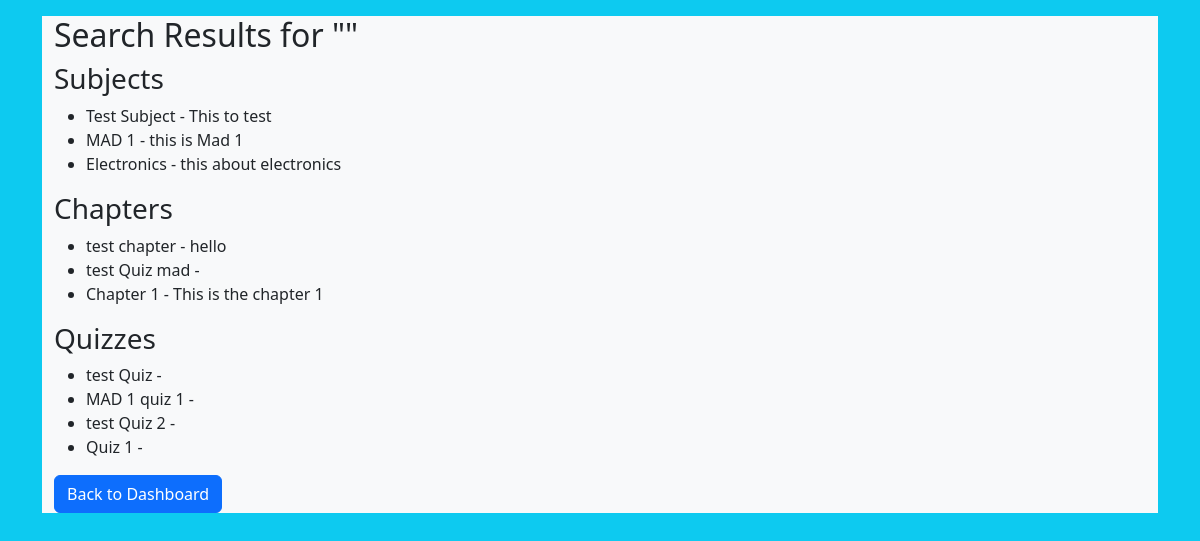
Page /user/search (signed in) on the committed database.
### models/models.py (models this page shows)
class Subject(db.Model):
    __tablename__ = "subjects"
    id = db.Column(db.Integer, primary_key=True, autoincrement=True)
    name = db.Column(db.String(50), nullable=False,unique=True)
    description = db.Column(db.Text)
    remarks = db.Column(db.Text)
    chapters = db.relationship('Chapter', back_populates='subject',cascade="all, delete-orphan")

class Chapter(db.Model):
    __tablename__ = "chapters"
    id = db.Column(db.Integer, primary_key=True, autoincrement=True)
    subject_id = db.Column(db.Integer, db.ForeignKey('subjects.id'), nullable=False)
    name = db.Column(db.String(50), nullable=False)
    description = db.Column(db.Text)
    remarks = db.Column(db.Text)
    subject = db.relationship('Subject', back_populates='chapters')
    quizzes = db.relationship('Quiz', back_populates='chapter',cascade="all, delete-orphan")

class Quiz(db.Model):
    __tablename__ = "quizzes"
    id = db.Column(db.Integer, primary_key=True, autoincrement=True)
    chapter_id = db.Column(db.Integer, db.ForeignKey('chapters.id'), nullable=False)
    name = db.Column(db.String(50), nullable=False)
    description = db.Column(db.Text)
    remarks = db.Column(db.Text)
    date_of_quiz = db.Column(db.Date)
    chapter = db.relationship('Chapter', back_populates='quizzes')
    questions = db.relationship('Question', back_populates='quiz',cascade="all, delete-orphan")
    scores = db.relationship('Score', back_populates='quiz',cascade="all, delete-orphan")

### controllers/controllers.py (the view)
@controllers.route('/user/search')
def user_search():
    if not check_role('user'):
        flash('Your are not allowed here!')
        return redirect(url_for('controllers.login'))
    query = request.args.get('query','')
    subjects = Subject.query.filter(or_(Subject.name.ilike(f'%{query}%'),Subject.description.ilike(f'%{query}%'),Subject.remarks.ilike(f'%{query}%'))).all()
    chapters = Chapter.query.filter(or_(Chapter.name.ilike(f'%{query}%'),Chapter.description.ilike(f'%{query}%'),Chapter.remarks.ilike(f'%{query}%'))).all()
    quizzes = Quiz.query.filter(or_(Quiz.name.ilike(f'%{query}%'),Quiz.description.ilike(f'%{query}%'),Quiz.remarks.ilike(f'%{query}%'))).all()
    return render_template('user_search.html',subjects=subjects,chapters=chapters,quizzes=quizzes)

### controllers/controllers.py (called while the page is built)
def check_role(role):
    if 'user_id' in session and session['role']==role:
        return True
    return False

### templates/user_search.html
{% extends 'layout.html' %}
{% block body %}
<div class="container bg-light">
    <h2>Search Results for "{{ request.args.get('query', '') }}"</h2>
    <h3>Subjects</h3>
    <ul>
    {% for subject in subjects %}
        <li>{{ subject.name }} - {{ subject.description }} {{subject.remarks}}</li>
    {% else %}
        <li>No subjects found</li>
    {% endfor %}
    </ul>
    <h3>Chapters</h3>
    <ul>
        {% for chapter in chapters %}
        <li>{{ chapter.name }} - {{ chapter.description }} {{chapter.remarks}}</li>
    {% else %}
        <li>No chapters found</li>
    {% endfor %}
    </ul>
    <h3>Quizzes</h3>
    <ul>
    {% for quiz in quizzes %}
        <li>{{ quiz.name }} - {{ quiz.description }} {{quiz.remarks}}</li>
    {% else %}
        <li>No quizzes found</li>
    {% endfor %}
    </ul>
    <a href="{{ url_for('controllers.user_dashboard') }}" class="btn btn-primary">Back to Dashboard</a>
</div>
{% endblock %}

### rows in the picture
Subject: name "Test Subject", description "This to test"
Subject: name "MAD 1", description "this is Mad 1"
Subject: name "Electronics", description "this about electronics"
Chapter: name "test chapter", description "hello"
Chapter: name "test Quiz mad"
Chapter: name "Chapter 1", description "This is the chapter 1"
Quiz: name "test Quiz"
Quiz: name "MAD 1 quiz 1"
Quiz: name "test Quiz 2"
Quiz: name "Quiz 1"
